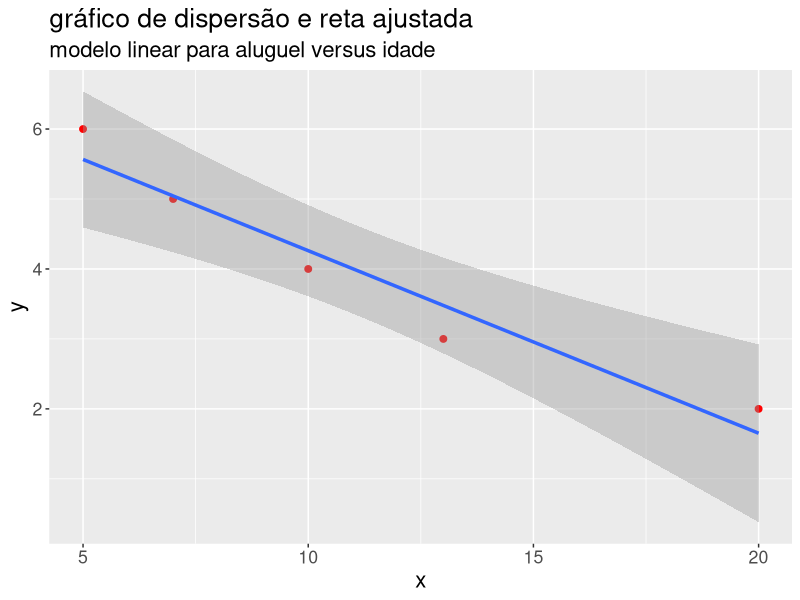
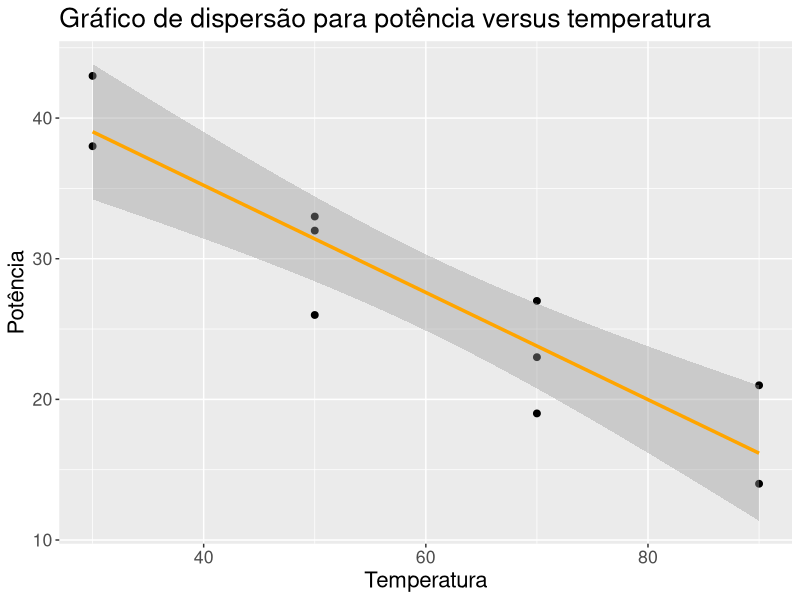
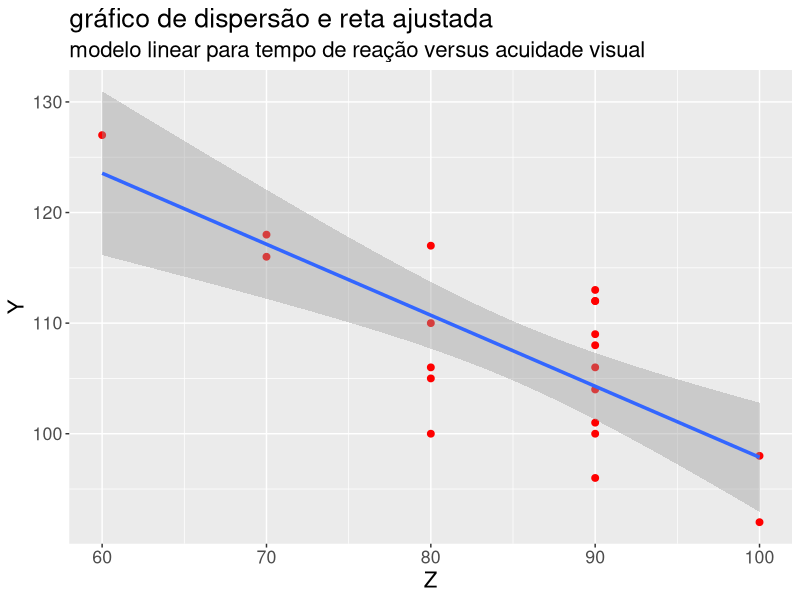

Generate these figures, in order, with R:
## ---- chunk 1
knitr::opts_chunk$set(echo = TRUE)
## ---- chunk 2
library(dplyr)
library(ggplot2)
library(readxl)
library(combinat)
library(kableExtra)
## ---- chunk 3
dados = read_excel("exemplo-15.1.xlsx")
## ---- chunk 4
x = dados$X
y = dados$Y
n = nrow(dados)
## ---- chunk 5
beta_hat = (sum(x*y) - n*mean(x)*mean(y))/(sum(x^2) - n*mean(x)^2)
alpha_hat = mean(y) - beta_hat*mean(x)

alpha_hat
beta_hat
## ---- chunk 6
lm(formula = Y ~ X, dados) %>% 
  summary()
## ---- chunk 7
modelo = lm(formula = Z ~ X, dados)
modelo$coefficients
## ---- chunk 8
kable(data.frame(individuo = dados$indivíduo, X = dados$X, Z = dados$Z, e = modelo$residuals)) %>%
  kable_styling(
    full_width = F,
    bootstrap_options = c("striped", "hover", "condensed", "responsive")
  )
## ---- chunk 9
dados = data.frame(
  x = c(10, 13, 5, 7, 20),
  y = c(4, 3, 6, 5, 2)
)
## ---- chunk 10
modelo = lm(formula = y ~ x, dados)
modelo$coefficients
## ---- chunk 11
ggplot(aes(x, y), data = dados) +
  geom_point(size = 2, color = "red") +
  stat_smooth(formula = y ~ x, method = "lm", size = 1.2) + 
  labs(
    title = "gráfico de dispersão e reta ajustada",
    subtitle = "modelo linear para aluguel versus idade"
  ) + 
  theme(text = element_text(size = 16))
## ---- chunk 12
dados = data.frame(
  Pot = c(38, 43, 32, 26, 33, 19, 27, 23, 14, 21),
  Temp = c(30, 30, 50, 50, 50, 70, 70, 70, 90, 90)
)
## ---- chunk 13
ggplot(aes(x = Temp, y = Pot), data = dados) + 
  geom_point(size = 2, col = "black") + 
  geom_smooth(formula = y ~ x, size = 1.2, col = "orange", method = "lm") +
  labs(
    title = "Gráfico de dispersão para potência versus temperatura",
    x = "Temperatura",
    y = "Potência"
  ) + 
  theme(text = element_text(size = 16))
## ---- chunk 14
modelo = lm(formula = Pot ~ Temp, data = dados)

modelo$coefficients
## ---- chunk 15
dados = read_excel("exemplo-15.1.xlsx")
## ---- chunk 16
ggplot(aes(Z, Y), data = dados) +
  geom_point(size = 2, color = "red") +
  stat_smooth(formula = y ~ x, method = "lm", size = 1.2) + 
  labs(
    title = "gráfico de dispersão e reta ajustada",
    subtitle = "modelo linear para tempo de reação versus acuidade visual"
  ) + 
  theme(text = element_text(size = 16))
## ---- chunk 17
modelo = lm(formula = Y ~ Z, data = dados)

modelo$coefficients
